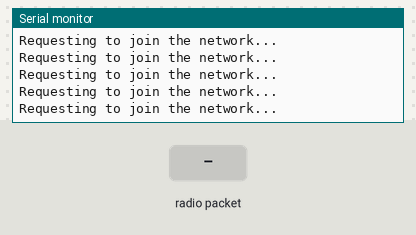
Simulated run of this sketch. Board: Arduino Uno, built with avr-gcc and run on an emulated ATmega328P. Shown: the last lines printed to the serial monitor. The inputs (shaded band) are chosen by the test bench. Random numbers use the default seed unless the sketch sets one; no radio packets arrive unless stated.

Above: at 1.0 s.
1.1 s: radio packet "1" arrives
At 1.13 s:
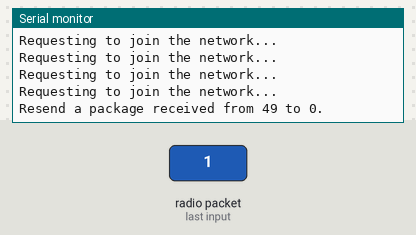
4.1 s: radio packet "0" arrives
At 4.2 s:
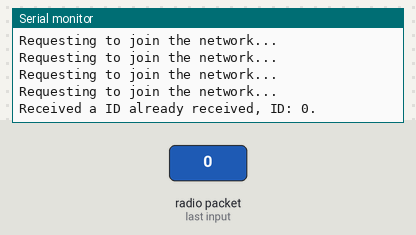

The sketch:

transceiver.ino
```cpp
#include <SPI.h>
#include <nRF24L01.h>
#include <RF24.h>
#include "transceiver_stuff.h"

//Global Variables ----------------------------------------------

//---------------------------------------------------------------

#define debug

// For printf support
int serial_putc( char c, FILE * )
{
  Serial.write( c );
  return c;
}

void startTimer(){
  TCCR1A = 0;
  TCCR1B = 0;
  OCR1A = 15624;
  TCCR1B |= (1 << WGM12);
  TCCR1B |= (1 << CS10);
  TCCR1B |= (1 << CS12);
  TIMSK1 |= (1 << OCIE1A);
}
/******************** Variables ***********************/
Transceiver t;
volatile unsigned int count;
byte payload[4];
/******************** SETUP ***********************/
void setup()
{
  Serial.begin(9600);
  fdevopen( &serial_putc, 0 ); // for printf
  t.transceiverBegin();
  startTimer();
  count=0;
  sei();

  printf("\nTransceiver\n\n");

  printf("Joining Network\n");
  while ( t.getDynamicAddr() == NEW_ELEMENT_ADDR ) {
    t.joinNetwork();
    delay(100);
    t.recvData();
  }

}

void loop()
{
  t.recvData();
  delay(20);
}

ISR(TIMER1_COMPA_vect)
{
  t.refreshRecentsPackage();
  count++;
  for(int i=0;i<4;i++)
    payload[i]=random(0,100);
  if(count>=5 && t.getDynamicAddr() != NEW_ELEMENT_ADDR){
    count=0;
    t.setPackage(t.getDynamicAddr(),GATEWAY_ADDR,PAYLOAD_SEND,t.getPackageID(),0,payload,4);
    #ifdef debug
    printf("ENVIANDO: ORIGEM: %X DESTINO: %X HOP: %d OPCODE: %X ID: %X PAYLOAD:",t.getDynamicAddr()
      ,GATEWAY_ADDR
      , 0
      , PAYLOAD_SEND
      , t.getPackageID());
    for(int i=0;i<4;i++)
      printf("%d",payload[i]);
    printf("\n");
    #endif
    if( !t.sendData()){
      while ( !t.retransmitData() ) {
        delay(1000);
        #ifdef debug
        printf("No response from network...\n");
        #endif
      }
    }
  }
}
```

transceiver_stuff.cpp
```cpp
#include <SPI.h>
#include "nRF24L01.h"
#include "RF24_config.h"
#include "RF24.h"
#include "transceiver_stuff.h"

#define debug

void Transceiver::clearPayload(){
  for(int i=0;i<PAYLOAD_SIZE;i++)
    sentData.payload[i] = 0x00;
}

Transceiver::Transceiver(){
  radio = new RF24(9,10);
  gatewayAcess=0;
  myPhysicalAddr[5] = 0x15;
  int i;
  for(i=0;i<5;i++)
    myPhysicalAddr[i] = 0x00;
  myDynamicAddr = NEW_ELEMENT_ADDR;
  myPackageId = 0;
  refreshRecentsPackage();
}

Transceiver::~Transceiver()
{
   delete radio;
}

void Transceiver::setPackage(byte origem,byte destino,byte opcode,byte id,byte hop,byte payload[],byte sizeOfPayload){
  sentData.origem = origem;
  sentData.destino = destino;
  sentData.hop = hop;
  sentData.opcode = opcode;
  sentData.id = id;
  clearPayload();
  for(int i=0;i<sizeOfPayload;i++)
    sentData.payload[i]= payload[i];
  sentData.checksum = 0; //FAZER FUNÇÃO DE CHECKSUM
}

void Transceiver::refreshRecentsPackage(){
  int i;
  for(i=0;i<recentReceivedPackages.sizeOfVector;i++){
    recentReceivedPackages.ID[i]=0;
  }
}

bool Transceiver::checkRecentsPackage(byte ID){
  int i;
  for(i=0;i<recentReceivedPackages.sizeOfVector;i++){
    if(recentReceivedPackages.ID[i] == ID)
      return TRUE;
  }
  return FALSE;
}

void Transceiver::transceiverBegin(){
  radio->begin();
  radio->printDetails();
  radio->openReadingPipe(1,pipe);
  radio->startListening();
}

bool Transceiver::sendData()
{
  radio->stopListening();
  radio->openWritingPipe(pipe);

  bool   write_status;
  write_status = radio->write(&sentData, sizeof(MyData));

  myPackageId++;

  radio->openReadingPipe(1,pipe);
  radio->startListening();

  return write_status;
}

bool Transceiver::retransmitData()
{
  radio->stopListening();
  radio->openWritingPipe(pipe);

  bool   write_status;
  write_status = radio->write(&sentData, sizeof(MyData));

  radio->openReadingPipe(1,pipe);
  radio->startListening();
  radio->stopListening();
  radio->openReadingPipe(1,pipe);
  radio->startListening();

  return write_status;
}

void Transceiver::recvData()
{
  if ( radio->available() ) {

    radio->read(&receivedData, sizeof(MyData));

    opcode_t op = (opcode_t)receivedData.opcode;

    if(!checkRecentsPackage(receivedData.id)){
      addNewRecentPackage(receivedData.id);
      switch( op ) {
        case PAYLOAD_SEND:
          if ( receivedData.destino == myDynamicAddr ) {
            #ifdef debug
            printf("RECEBENDO: ORIGEM: %X DESTINO: %X HOP: %d OPCODE: %X ID: %X CHKSUM: %X PAYLOAD:",receivedData.origem
              , receivedData.destino
              , receivedData.hop
              , receivedData.opcode
              , receivedData.id
              , receivedData.checksum);
            for(int i;i<PAYLOAD_SIZE;i++)
              printf("%X",receivedData.payload[i]);
            printf("\n");
            #endif
          }
          else{
            setPackage(receivedData.destino,receivedData.origem,receivedData.opcode,receivedData.id,receivedData.hop+1,receivedData.payload,PAYLOAD_SIZE);
            printf("Resend a package received from %d to %d.\n",receivedData.origem,receivedData.destino);
            if( !sendData()){
              while ( !retransmitData() ) {
                delay(500);
                #ifdef debug
                printf("Trying to reach the network, no response yet...\n");
                #endif
              }
            }
          }
          break;
        case ADDRESS_REQUEST:
        {
          setPackage(receivedData.destino,receivedData.origem,ADDRESS_REQUEST,myPackageId++,0,receivedData.payload,6);
          if( !sendData()){
              while ( !retransmitData() ) {
                delay(500);
                #ifdef debug
                printf("Trying to reach the network, no response yet...\n");
                #endif
              }
            }
          break;
        }
        case ADDRESS_RESPONSE:
        {
          bool isThisMine = true;
          for ( int i = 0; i < 6; i++ ) {
            if ( receivedData.payload[i] != myPhysicalAddr[i] )
              isThisMine = false;
          }
          if ( isThisMine ) {
            #ifdef debug
            printf("Connecting to the network...\nYour dynamic address is %d.\n", receivedData.payload[6]);
            #endif
            myDynamicAddr = receivedData.payload[6];
          }
          break;
        }
        default:
          #ifdef debug
          printf("Unespecified operation code received.\n");
          #endif
          break;
      }
    }
    else{
      #ifdef debug
      printf("Received a ID already received, ID: %d.\n",receivedData.id);
      #endif
    }
  }
}

void Transceiver::joinNetwork()
{
  radio->stopListening();
  radio->openWritingPipe(pipe);

  setPackage(NEW_ELEMENT_ADDR,GATEWAY_ADDR,ADDRESS_REQUEST,myPackageId++,0,myPhysicalAddr,6);

  #ifdef debug
  printf("Requesting to join the network...\n");
  #endif
  if( !sendData()){
    #ifdef debug
    printf("Trying to reach the network, no response yet...\n");
    #endif
  }

  radio->openReadingPipe(1,pipe);
  radio->startListening();
}
```

transceiver_stuff.h
```cpp
#ifndef transceiver_stuff
#define transceiver_stuff

#include <nRF24L01.h>
#include <RF24.h>

#define TRUE 1
#define FALSE 0

#define GATEWAY_ADDR      0x00
#define NEW_ELEMENT_ADDR  0xFE
#define BROADCAST         0xFF
#define PAYLOAD_SIZE      24
#define TOTAL_NEIGHBORS   50
#define TOTAL_NUMBER_OF_ELEMENTS 250

const uint64_t pipe = 0xE8E8F0F0E1LL;

using namespace std;

struct MyData {
  byte origem;
  byte destino;
  byte hop;
  byte opcode;
  byte id;
  byte checksum;
  byte payload[24];
};

struct vectorStruct{
  byte sizeOfVector;
  byte ID[TOTAL_NUMBER_OF_ELEMENTS];
};

enum opcode{PAYLOAD_SEND=0x00,ADDRESS_REQUEST,ADDRESS_RESPONSE,MAP_RESPONSE};

typedef struct Arp Arp_t;
typedef struct MyData MyData_t;
typedef struct vectorStruct vectorStruct_t;
typedef enum opcode opcode_t;

// The sizeof this struct should not exceed 32 bytes

class Transceiver{
  public:
    void      setPackage(byte origem,byte destino,byte opcode,byte id,byte hop,byte payload[],byte sizeOfPayload);
    MyData_t  getPackage() { return this->sentData; };
    void      setPackageID(byte id) { this->myPackageId = id; };
    void      incPackageID() { this->myPackageId++; };
    byte      getPackageID() { return this->myPackageId; };
    void      setDynamicAddr(byte addr) { this->myDynamicAddr = addr; };
    byte      getDynamicAddr() { return this->myDynamicAddr; };
    void      setPhysicalAddr(byte *addr);
    byte*     getPhysicalAddr() { return this->myPhysicalAddr; };
    void      addNewRecentPackage(byte ID) {recentReceivedPackages.ID[recentReceivedPackages.sizeOfVector++]=ID; };
    void      refreshRecentsPackage();
    bool      checkRecentsPackage(byte ID);
    Transceiver();
    ~Transceiver();
    void      clearPayload();
    void      transceiverBegin();
    bool      sendData();
    bool      retransmitData();
    void      recvData();
    void      joinNetwork();
  private:
    RF24            *radio;
    MyData_t        sentData;
    MyData_t        receivedData;
    byte            gatewayAcess;
    byte            myPackageId;
    byte            myDynamicAddr;
    byte            myPhysicalAddr[6];
    vectorStruct_t  recentReceivedPackages;
};

#endif
```

Measured:
- after the input at 1.1 s, the serial monitor: prints a new line at once (image 1)
- after the input at 4.1 s, the serial monitor: prints a new line after 0.09 s (image 2)
